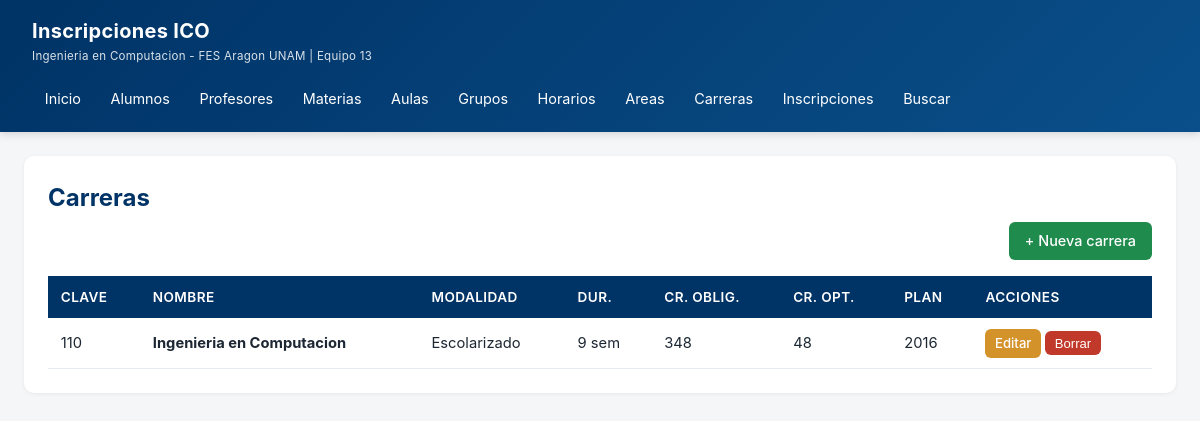
Page /?r=carrera on the committed database.
### tables this page shows
CREATE TABLE carrera (
    id_carrera             INT AUTO_INCREMENT PRIMARY KEY,
    clave_carrera          INT          NOT NULL UNIQUE,
    nombre_carrera         VARCHAR(100) NOT NULL,
    modalidad              VARCHAR(30)  NOT NULL DEFAULT 'Escolarizado',
    duracion_sem           INT          NOT NULL DEFAULT 9,
    creditos_obligatorios  INT          NOT NULL DEFAULT 0,
    creditos_optativos     INT          NOT NULL DEFAULT 0,
    plan_estudios          INT          NOT NULL DEFAULT 2016
);

### app/helpers.php (called while the page is built, shortened)
<?php
function e(?string $s): string {
    return htmlspecialchars($s ?? '', ENT_QUOTES, 'UTF-8');
}
function render(string $view, array $data = []): void {
    extract($data, EXTR_SKIP);
    $contentFile = __DIR__ . '/views/' . $view . '.php';
    require $contentFile;
    require __DIR__ . '/views/layouts/main.php';
}

### app/controllers/CarreraController.php (called while the page is built, shortened)
<?php
class CarreraController {
    public function index() {
        $st = Database::pdo()->query("SELECT * FROM carrera ORDER BY nombre_carrera");
        render('carrera/index', ['title'=>'Carreras','carreras'=>$st->fetchAll()]);
    }
}

### public/index.php (called while the page is built, shortened)
<?php
require __DIR__ . '/../app/Database.php';
require __DIR__ . '/../app/helpers.php';
$accion = $_GET['accion'] ?? 'index';
$ctrl = new $controllerName();
$ctrl->$accion();

### config/db.php (called while the page is built)
<?php
return [
    'host'     => '127.0.0.1',
    'port'     => 3306,
    'dbname'   => 'inscripciones_ico',
    'user'     => 'root',
    'pass'     => 'cam080818',
    'charset'  => 'utf8mb4',
];

### app/Database.php (called while the page is built)
<?php
class Database {
    private static ?PDO $pdo = null;
    public static function pdo(): PDO {
        if (self::$pdo === null) {
            $cfg = require __DIR__ . '/../config/db.php';
            $dsn = "mysql:host={$cfg['host']};port={$cfg['port']};dbname={$cfg['dbname']};charset={$cfg['charset']}";
            try {
                self::$pdo = new PDO($dsn, $cfg['user'], $cfg['pass'], [
                    PDO::ATTR_ERRMODE            => PDO::ERRMODE_EXCEPTION,
                    PDO::ATTR_DEFAULT_FETCH_MODE => PDO::FETCH_ASSOC,
                    PDO::ATTR_EMULATE_PREPARES   => false,
                ]);
            } catch (PDOException $e) {
                die("<h2>Error de conexion</h2><p>" . htmlspecialchars($e->getMessage()) . "</p>"
                   ."<p>Verifica config/db.php y que MySQL este corriendo.</p>");
            }
        }
        return self::$pdo;
    }
}

### app/views/carrera/index.php (the view, shortened to what this page needs)
<div class="card">
    <h1 class="page-title">Carreras</h1>
    <div class="toolbar">
        <a class="btn btn-success" href="/?r=carrera&accion=crear">+ Nueva carrera</a>
    </div>
    <table class="data">
        <thead><tr><th>Clave</th><th>Nombre</th><th>Modalidad</th><th>Dur.</th><th>Cr. Oblig.</th><th>Cr. Opt.</th><th>Plan</th><th>Acciones</th></tr></thead>
        <tbody>
        <?php foreach($carreras as $c): ?>
        <tr>
            <td><?= e($c['clave_carrera']) ?></td>
            <td><strong><?= e($c['nombre_carrera']) ?></strong></td>
            <td><?= e($c['modalidad']) ?></td>
            <td><?= e($c['duracion_sem']) ?> sem</td>
            <td><?= e($c['creditos_obligatorios']) ?></td>
            <td><?= e($c['creditos_optativos']) ?></td>
            <td><?= e($c['plan_estudios']) ?></td>
            <td class="actions">
                <a class="btn btn-warning btn-sm" href="/?r=carrera&accion=editar&id=<?= $c['id_carrera'] ?>">Editar</a>
                <form method="post" action="/?r=carrera&accion=borrar&id=<?= $c['id_carrera'] ?>" data-confirm="Eliminar carrera?" style="display:inline">
                    <button class="btn btn-danger btn-sm">Borrar</button>
                </form>
            </td>
        </tr>
        <?php endforeach; ?>
        </tbody>
    </table>
</div>

### public/css/style.css (style rules this page uses)
* { box-sizing: border-box; margin: 0; padding: 0; }
body { font-family: -apple-system, "Segoe UI", Roboto, Arial, sans-serif; background: #f4f6f8; color: #1c2733; line-height: 1.5; }
.card { background:#fff; border-radius:10px; padding:1.5rem; box-shadow:0 1px 4px rgba(0,0,0,.06); margin-bottom:1.25rem; }
.page-title { font-size:1.5rem; color:#003366; margin-bottom:.4rem; }
.toolbar { display:flex; gap:.75rem; justify-content:space-between; align-items:center; flex-wrap:wrap; margin-bottom:1rem; }
.btn { display:inline-block; padding:.5rem 1rem; border-radius:6px; border:none; font-size:.9rem; cursor:pointer; text-decoration:none; transition:.15s; font-weight:500; }
.btn-success { background:#1f8b4c; color:#fff; }
.btn-warning { background:#d4922b; color:#fff; }
.btn-danger { background:#c0392b; color:#fff; }
.btn-sm { padding:.3rem .6rem; font-size:.82rem; }
table.data { width:100%; border-collapse: collapse; background:#fff; font-size:.92rem; }
table.data th { background:#003366; color:#fff; text-align:left; padding:.7rem .8rem; font-weight:600; font-size:.85rem; text-transform:uppercase; letter-spacing:.4px; }
table.data td { padding:.65rem .8rem; border-bottom:1px solid #e6ebf1; }
table.data .actions { white-space:nowrap; }

### rows in the picture
carrera: clave_carrera "110", nombre_carrera "Ingenieria en Computacion", modalidad "Escolarizado", duracion_sem "9", creditos_obligatorios "348", creditos_optativos "48", plan_estudios "2016"
